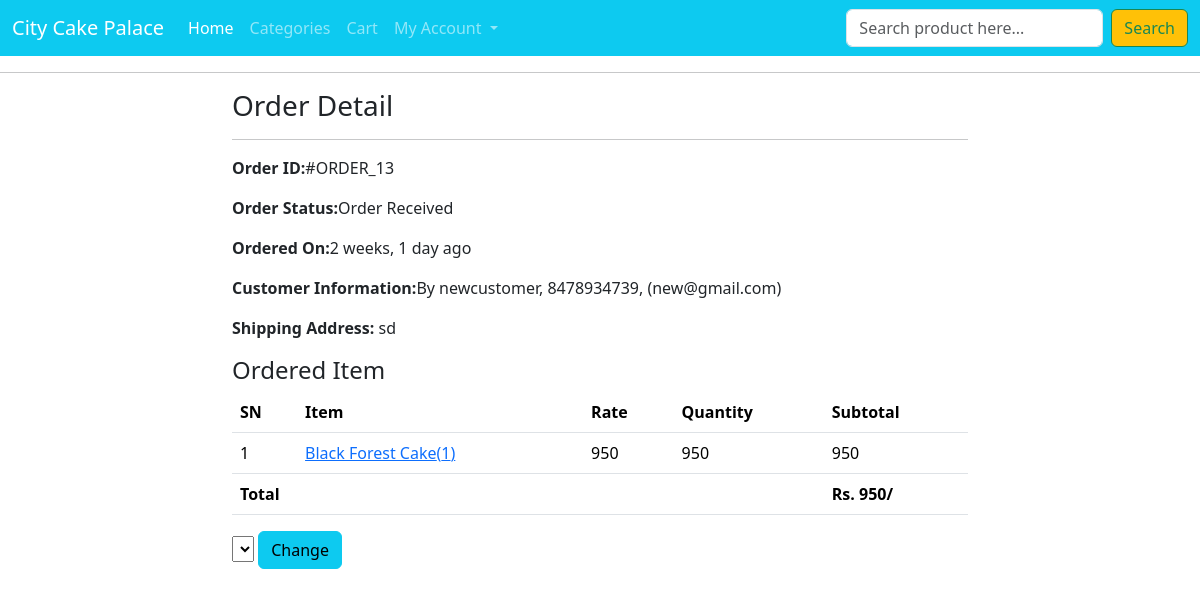
The page /profile/order-13/ (signed in) on the database as committed earlier.
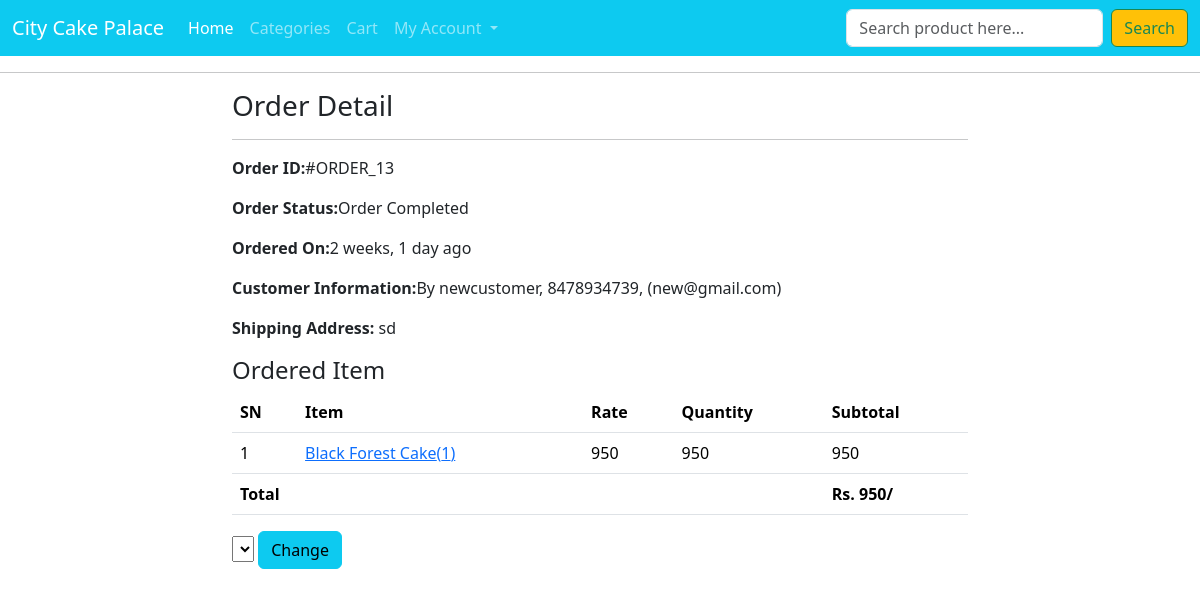
The same page on the database as committed later.
### ecomapp/models.py (models this page shows, shortened)
class Order(models.Model):
    cart = models.OneToOneField(Cart, on_delete=models.CASCADE)
    ordered_by = models.CharField(max_length=200)
    shipping_address = models.CharField(max_length=200)
    mobile = models.CharField(max_length=10)
    email = models.EmailField()
    subtotal = models.PositiveIntegerField()
    discount = models.PositiveIntegerField()
    total = models.PositiveIntegerField()
    order_status = models.CharField(max_length=50, choices=ORDER_STATUS)
    created_at = models.DateTimeField(auto_now_add=True)
    payment_method = models.CharField(max_length=20, choices=METHOD, default="Cash On Delivery")  # Corrected line
    payment_completed = models.BooleanField(default=False, null=True, blank=True)

### ecomapp/views.py (the view)
# urls.py: path("profile/order-<int:pk>/",CustomerOrderDetailView.as_view(),name="customerorderdetail"),
class CustomerOrderDetailView(DetailView):
    template_name = "customerorderdetail.html"
    model = Order
    context_object_name="ord_obj"
    def dispatch(self, request, *args, **kwargs):
        if request.user.is_authenticated and Customer.objects.filter(user = request.user).exists():
            order_id = self.kwargs['pk']
            order = Order.objects.get(id=order_id)
            if request.user.customer == order.cart.customer:
                return redirect("ecomapp:customerprofile")
        else:
            return redirect("/login/?next=/profile/")
        return super().dispatch(request, *args, **kwargs)

### templates/customerorderdetail.html (shortened to what this page needs)
{% extends 'base.html' %}
{% load humanize %}
{% block content %}
<div class="container">
    <div class="row">
        <div class="col-md-8 mx-auto">
            <h3>Order Detail</h3><hr/>
            <p><span style="font-weight:bold;">Order ID:</span>#ORDER_{{ord_obj.id}}</p>
            <p><span style="font-weight:bold;">Order Status:</span>{{ord_obj.order_status}}</p>
            <p><span style="font-weight:bold;">Ordered On:</span>{{ord_obj.created_at|timesince}} ago</p>
            <p><span style="font-weight:bold;">Customer Information:</span>By {{ord_obj.ordered_by}}, {{ord_obj.mobile}}, ({{ord_obj.email}})</p>
            <p><span style="font-weight:bold;">Shipping Address:</span> {{ord_obj.shipping_address}}</p>
            <h4>Ordered Item</h4>
            <table class="table">
                <thead>
                    <tr>
                        <th>SN</th>
                        <th>Item</th>
                        <th>Rate</th>
                        <th>Quantity</th>
                        <th>Subtotal</th>
                    </tr>
                </thead>
                <tbody>
                    {% for cp  in ord_obj.cart.cartproduct_set.all %}
                        <tr>
                            <td>{{forloop.counter}}</td>
                            <td><a target="_blank" href="{% url 'ecomapp:productdetail' cp.product.slug %}">{{cp.product.title}}({{cp.product.id}})</a></td>
                            <td>{{cp.rate}}</td>
                            <td>{{cp.rate}}</td>
                            <td>{{cp.subtotal}}</td>
                        </tr>
                    {% endfor %}
                    <tr>
                        <th colspan="4" class="text-right">Total</th>
                        <th>Rs. {{ord_obj.total|intcomma}}/</th>
                    </tr>
                </tbody>
            </table>
            <form action="{% url 'ecomapp:adminorderstatuschange' order_obj.id %}" method="POST">
                <select name="status">
                </select>
                <button class="btn btn-info">Change</button>
            </form>
        </div>
    </div>
</div>
{% endblock content %}

Rows that differ between the two databases and show on the page:
changed Order "newcustomer": order_status "Order Received" → "Order Completed"
